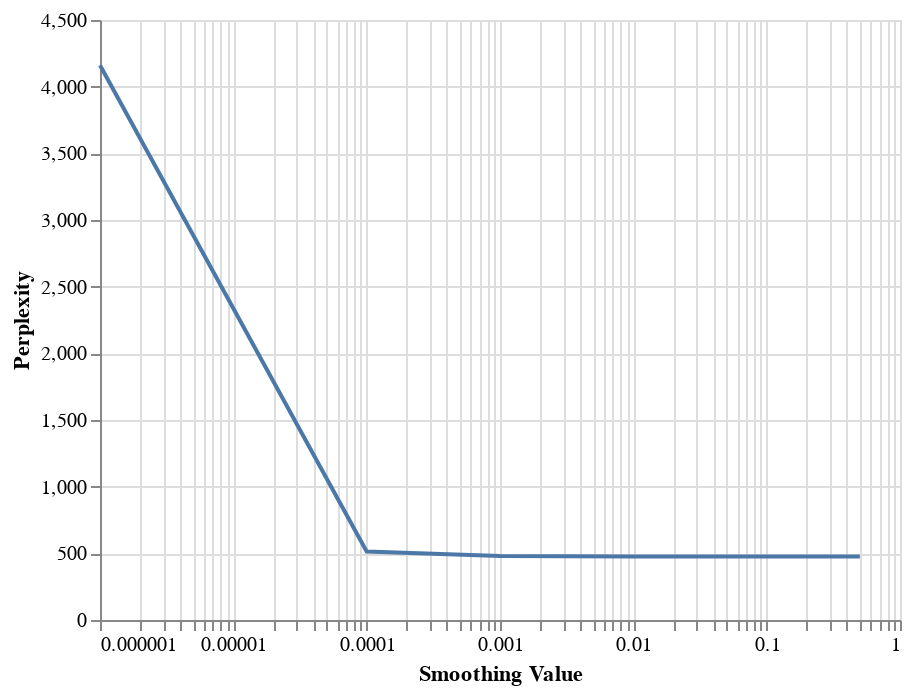

The cell this chart's notebook holds for it:
### Code cell
%matplotlib inline
import matplotlib.pyplot as plt
import altair as alt
df = pd.DataFrame({"Smoothing Value": smoothing_params,
                   "Perplexity":test_perplexities_unigram})

alt.Chart(df).mark_line().encode(
    alt.X('Smoothing Value', scale=alt.Scale(type='log')),
    y='Perplexity')

### Figure 1 — Vega-Lite specification as saved in the notebook (floating-point values rounded to 4 significant figures)
{"config": {"view": {"continuousWidth": 400, "continuousHeight": 300}}, "data": {"name": "data-e9e606ecf7316075bd50c21ef53efeb9"}, "mark": "line", "encoding": {"x": {"type": "quantitative", "field": "Smoothing Value", "scale": {"type": "log"}}, "y": {"type": "quantitative", "field": "Perplexity"}}, "$schema": "https://vega.github.io/schema/vega-lite/v4.8.1.json", "datasets": {"data-e9e606ecf7316075bd50c21ef53efeb9": [{"Smoothing Value": 0.5, "Perplexity": 476.7}, {"Smoothing Value": 0.1, "Perplexity": 476.8}, {"Smoothing Value": 0.01, "Perplexity": 477.1}, {"Smoothing Value": 0.001, "Perplexity": 480.6}, {"Smoothing Value": 0.0001, "Perplexity": 514.3}, {"Smoothing Value": 1e-06, "Perplexity": 4161.0}]}}
